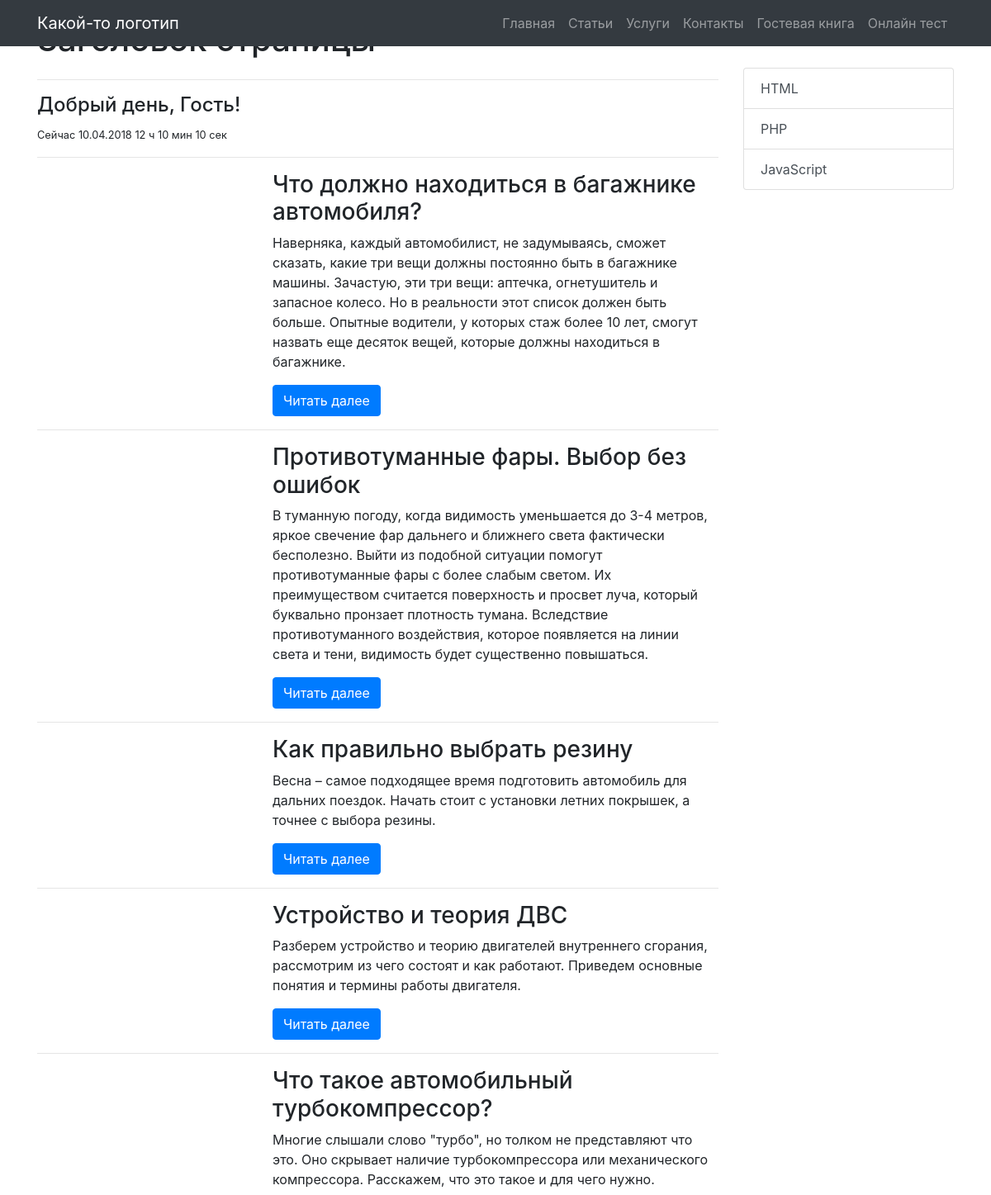
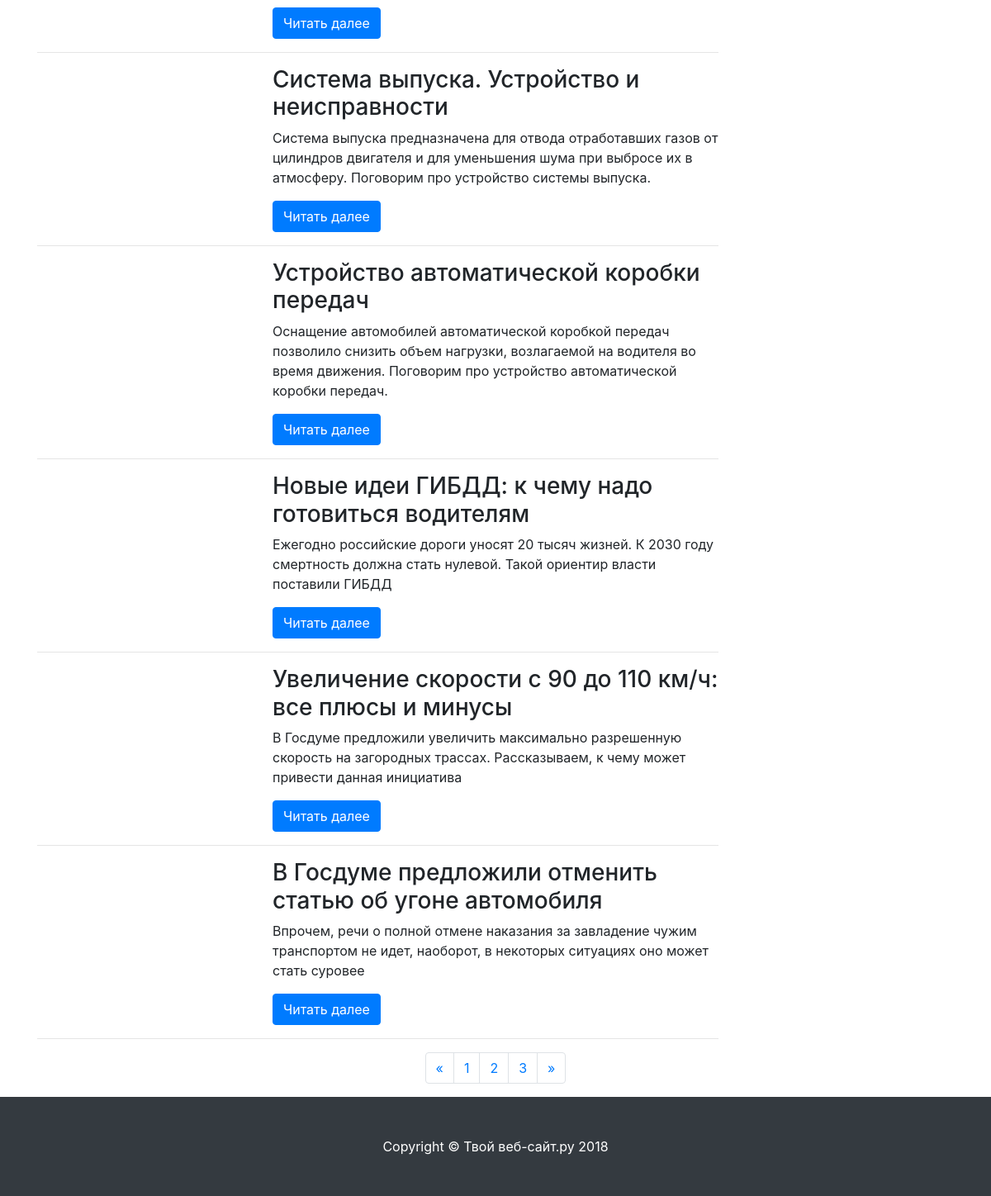
The page /php_lesson_4-weak/index.php on the database its author committed (2 pictures, top to bottom).
### tables this page shows
CREATE TABLE `articles` (
  `id` int(11) UNSIGNED NOT NULL,
  `title` varchar(255) NOT NULL,
  `alias` varchar(255) NOT NULL,
  `image` varchar(255) NOT NULL DEFAULT 'default.jpg',
  `introxext` varchar(500) NOT NULL,
  `category_id` int(11) NOT NULL,
  `full_text` text NOT NULL,
  `created_date` int(11) NOT NULL,
  `update_date` int(11) NOT NULL,
  `user_id` int(11) NOT NULL DEFAULT '1'
);

### php_lesson_4-weak/settings.php (called while the page is built, shortened)
<?php
include 'functions.php';
$hour = strftime('%H');
$date = strftime('%d.%m.%Y %H ч %M мин %S сек');
if ($hour > 0 and $hour < 6):
    $welcome = "Доброй ночи";
elseif ($hour >= 6 and $hour < 12):
    $welcome = "Доброе утро";
elseif ($hour >= 12 and $hour < 18):
    $welcome = "Добрый день";
elseif ($hour >= 18 and $hour < 24):
    $welcome =  "Добрый вечер";
endif;
$rows = getAllArticles();

### php_lesson_4-weak/functions.php (called while the page is built, shortened)
<?php
$link = mysqli_connect('localhost', 'root', '', 'blog');
function getAllArticles(){
	global $link;
	$sql = 'SELECT id, title, introxext, image FROM articles';
	$res = mysqli_query($link, $sql);
	$rows = mysqli_fetch_all($res, MYSQLI_ASSOC);
	return $rows;
}

### php_lesson_4-weak/index.php (the view, shortened to what this page needs)
<? include 'settings.php';?>
<!DOCTYPE html>
<html lang="ru">
<head>
    <? include_once 'includes/head.php'; ?>
</head>
<body>
<?php include_once 'includes/header.php'; ?>
<div class="container">
    <div class="row">
        <div class="col-md-9">
            <h1 class="my-4">Заголовок страницы
            </h1>
            <hr>
            <h4><?= $welcome ?>, Гость!</h4>
            <small>Cейчас <?= $date?></small>
            <hr>
			<?php foreach($rows as $row): ?>
			<div class="row">
                <div class="col-md-4">
                </div>
                <div class="col-md-8">
                    <h3><?=$row['title'];?></h3>
                    <p><?=$row['introxext'];?></p>
                    <a class="btn btn-primary" href="/article.php?id=<?=$row['id'];?>">Читать далее</a>
                </div>
            </div>
			<hr>
			<?php endforeach;?>
        </div>
        <?php include 'includes/sidebar.php' ?>
    </div>
    <?php include 'includes/pagination.php' ?>
</div>
<?php include 'includes/footer.php' ?>
</body>
</html>

### rows shown on the page
articles: title "Что должно находиться в багажнике автомобиля?", introxext "Наверняка, каждый автомобилист, не задумываясь, сможет сказать, какие три вещи должны постоянно быть в багажнике машины. Зачастую, эти три вещи: аптечка, огнетушитель и запасное колесо. Но в реальности этот список должен быть больше. Опытные водители, у которых стаж более 10 лет, смогут назвать еще десяток вещей, которые должны находиться в багажнике."
articles: title "Противотуманные фары. Выбор без ошибок", introxext "В туманную погоду, когда видимость уменьшается до 3-4 метров, яркое свечение фар дальнего и ближнего света фактически бесполезно. Выйти из подобной ситуации помогут противотуманные фары с более слабым светом. Их преимуществом считается поверхность и просвет луча, который буквально пронзает плотность тумана. Вследствие противотуманного воздействия, которое появляется на линии света и тени, видимость будет существенно повышаться."
articles: title "Как правильно выбрать резину", introxext "Весна – самое подходящее время подготовить автомобиль для дальних поездок. Начать стоит с установки летних покрышек, а точнее с выбора резины."
articles: title "Устройство и теория ДВС", introxext "Разберем устройство и теорию двигателей внутреннего сгорания, рассмотрим из чего состоят и как работают. Приведем основные понятия и термины работы двигателя."
articles: title "Что такое автомобильный турбокомпрессор?", introxext "Многие слышали слово \"турбо\", но толком не представляют что это. Оно скрывает наличие турбокомпрессора или механического компрессора. Расскажем, что это такое и для чего нужно."
articles: title "Система выпуска. Устройство и неисправности", introxext "Система выпуска предназначена для отвода отработавших газов от цилиндров двигателя и для уменьшения шума при выбросе их в атмосферу. Поговорим про устройство системы выпуска."
articles: title "Устройство автоматической коробки передач", introxext "Оснащение автомобилей автоматической коробкой передач позволило снизить объем нагрузки, возлагаемой на водителя во время движения. Поговорим про устройство автоматической коробки передач."
articles: title "Новые идеи ГИБДД: к чему надо готовиться водителям", introxext "Ежегодно российские дороги уносят 20 тысяч жизней. К 2030 году смертность должна стать нулевой. Такой ориентир власти поставили ГИБДД"
articles: title "Увеличение скорости с 90 до 110 км/ч: все плюсы и минусы", introxext "В Госдуме предложили увеличить максимально разрешенную скорость на загородных трассах. Рассказываем, к чему может привести данная инициатива"
articles: title "В Госдуме предложили отменить статью об угоне автомобиля", introxext "Впрочем, речи о полной отмене наказания за завладение чужим транспортом не идет, наоборот, в некоторых ситуациях оно может стать суровее"

### other values the page prints
$name "Главная"
$name "Статьи"
$name "Услуги"
$name "Контакты"
$name "Гостевая книга"
$name "Онлайн тест"
$welcome "Добрый день"
$date "10.04.2018 12 ч 10 мин 10 сек"
$link "HTML"
$link "PHP"
$link "JavaScript"
